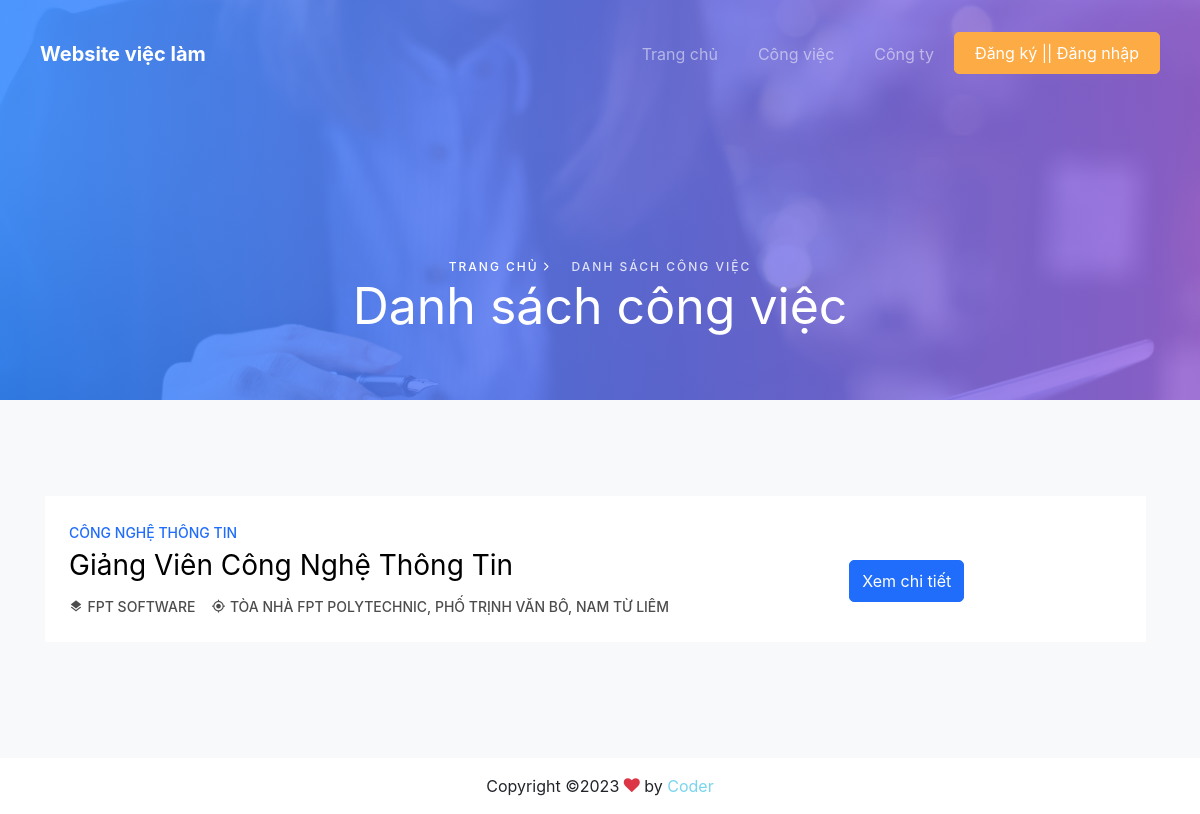
Page /danhsachcongviec.php on the committed database.
### tables this page shows
CREATE TABLE `congviec` (
  `id` int(11) NOT NULL,
  `diachi` varchar(500) NOT NULL,
  `ngaytao` date NOT NULL DEFAULT current_timestamp(),
  `kinhnghiem` varchar(500) NOT NULL,
  `soluong` int(11) NOT NULL,
  `luong` varchar(250) NOT NULL,
  `tieude` varchar(500) NOT NULL,
  `congty_id` int(11) NOT NULL,
  `danhmuccongviec_id` int(11) NOT NULL,
  `mota` text NOT NULL
);

CREATE TABLE `danhmuccongviec` (
  `id` int(11) NOT NULL,
  `tendanhmuc` varchar(500) NOT NULL
);

CREATE TABLE `congty` (
  `id` int(11) NOT NULL,
  `diachi` varchar(500) NOT NULL,
  `mota` text NOT NULL,
  `email` varchar(250) NOT NULL,
  `logo` varchar(500) NOT NULL,
  `tencongty` varchar(250) NOT NULL,
  `sodienthoai` varchar(250) NOT NULL,
  `taikhoan_id` int(11) NOT NULL
);

### danhsachcongviec.php (the view)
<!DOCTYPE html>
<html xmlns:th="http://www.thymeleaf.org" lang="en">
<head>
<?php include('inc/head.php'); ?>
</head>
<body>
<body>
<?php include('inc/header.php'); ?>
<div class="hero-wrap hero-wrap-2" style="background-image: url('assets/images/bg_1.jpg');" data-stellar-background-ratio="0.5" >
    <div class="overlay"></div>
    <div class="container">
        <div class="row no-gutters slider-text align-items-end justify-content-start">
            <div class="col-md-12 text-center mb-5">
                <p class="breadcrumbs mb-0"><span class="mr-3"><a href="index.php">Trang chủ <i class="ion-ios-arrow-forward"></i></a></span> Danh sách công việc<span></span></p>
                <h1 class="mb-3 bread">Danh sách công việc</h1>
            </div>
        </div>
    </div>
</div>
<section class="ftco-section bg-light" >
    <div class="container">
        <div class="row">
            <div class="col-lg-12 pr-lg-4">
                <div class="row">
                    <?php
                    $querycv = mysqli_query($connect, "SELECT a.*, b.tendanhmuc, c.tencongty
                    FROM congviec as a, danhmuccongviec as b, congty as c
                    WHERE a.danhmuccongviec_id =b.id
                    AND a.congty_id = c.id
                    ORDER BY a.id DESC");
                    while ($arUser = mysqli_fetch_array($querycv, MYSQLI_ASSOC)) {
                    ?>
                        <div class="col-md-12 ">
                            <div class="job-post-item p-4 d-block d-lg-flex align-items-center">
                                <div class="one-third mb-4 mb-md-0">
                                    <div class="job-post-item-header align-items-center">
                                        <span class="subadge"><?php echo $arUser['tendanhmuc'] ?></span>
                                        <h2 class="mr-3 text-black" ><a href="chitietcongviec.php?id=<?php echo $arUser['id'] ?>"><?php echo $arUser['tieude'] ?></a></h2>
                                    </div>
                                    <div class="job-post-item-body d-block d-md-flex">
                                        <div class="mr-3"><span class="icon-layers"></span> <a href="#"><?php echo $arUser['tencongty'] ?></a></div>
                                        <div><span class="icon-my_location"></span> <span><?php echo $arUser['diachi'] ?></span></div>
                                    </div>
                                </div>
                                <div class="one-forth ml-auto d-flex align-items-center mt-4 md-md-0" style="width: 330px !important;">
                                    <a href="chitietcongviec.php?id=<?php echo $arUser['id'] ?>"  class="btn btn-primary py-2 ml-2">Xem chi tiết</a>
                                </div>
                            </div>
                        </div>
                    <?php } ?>
                </div>
            </div>
        </div>
    </div>
</section>
<?php include('inc/footer.php'); ?>
</body>
</html>

### assets/css/icomoon.css (style rules this page uses)
[class^="icon-"], [class*=" icon-"] { font-family: 'icomoon' !important; speak: none; font-style: normal; font-weight: normal; font-variant: normal; text-transform: none; line-height: 1; -webkit-font-smoothing: antialiased; -moz-osx-font-smoothing: grayscale; }
.icon-my_location:before { content: "\e55c"; }
.icon-layers:before { content: "\e53b"; }

### rows in the picture
congviec: danhmuccongviec.tendanhmuc "CÔNG NGHỆ THÔNG TIN", tieude "Giảng Viên Công Nghệ Thông Tin", congty.tencongty "FPT SOFTWARE", diachi "TÒA NHÀ FPT POLYTECHNIC, PHỐ TRỊNH VĂN BÔ, NAM TỪ LIÊM"
